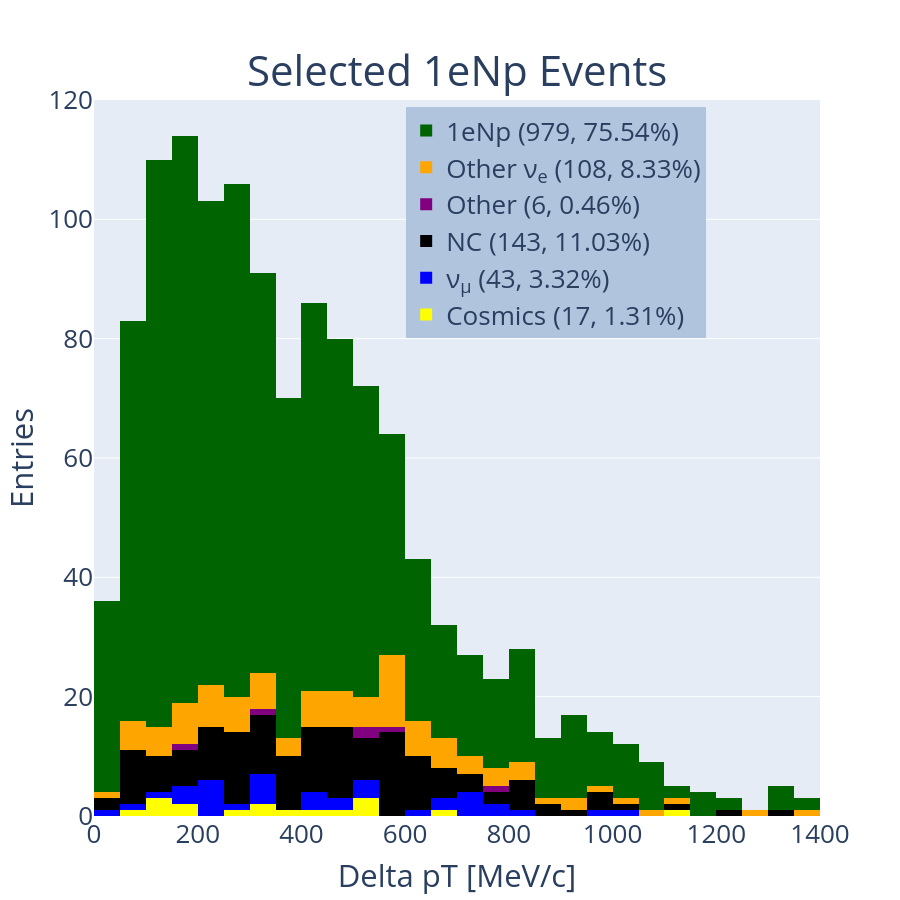
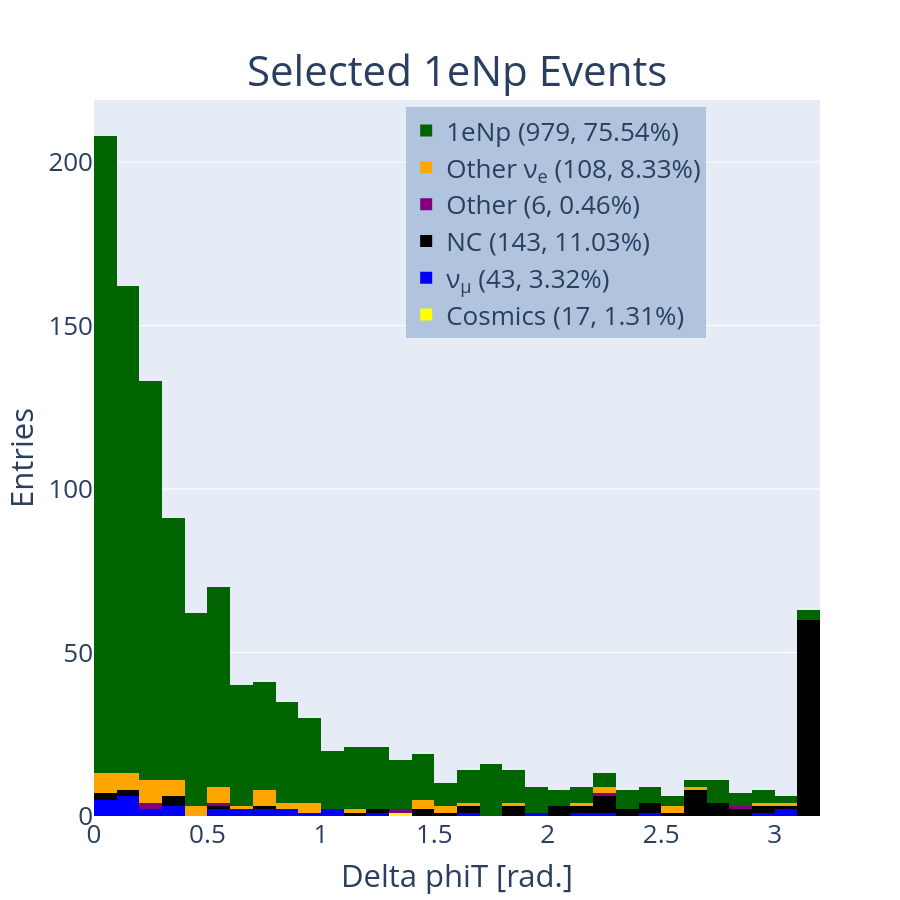
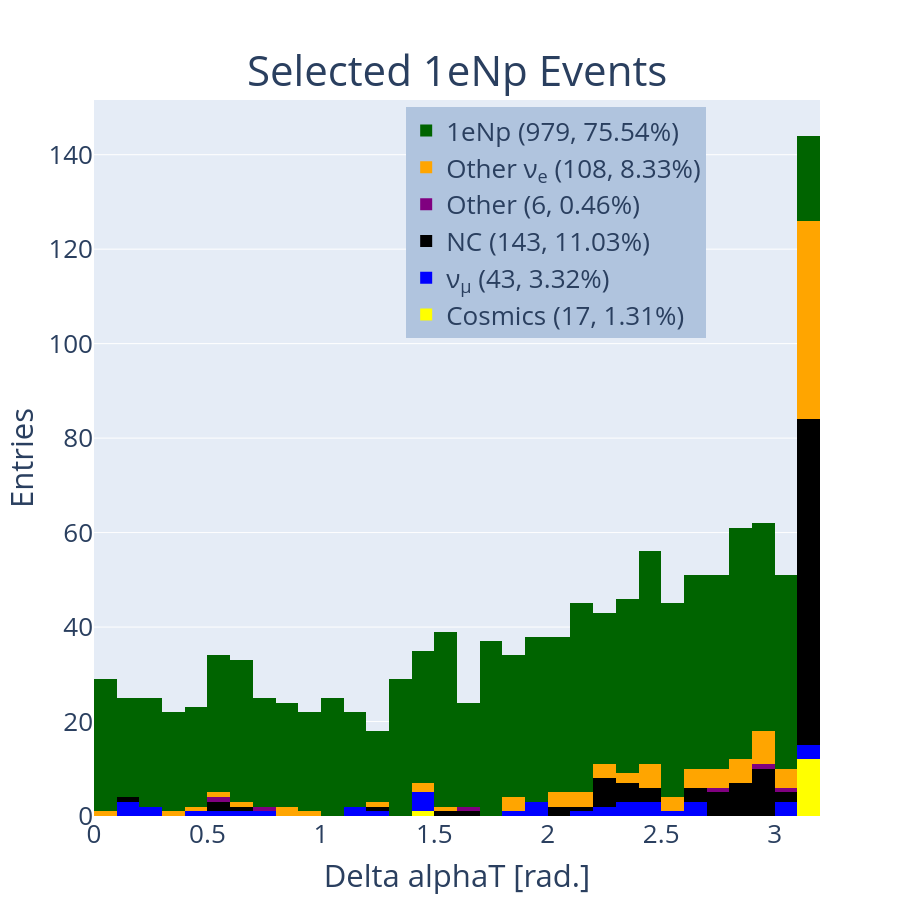
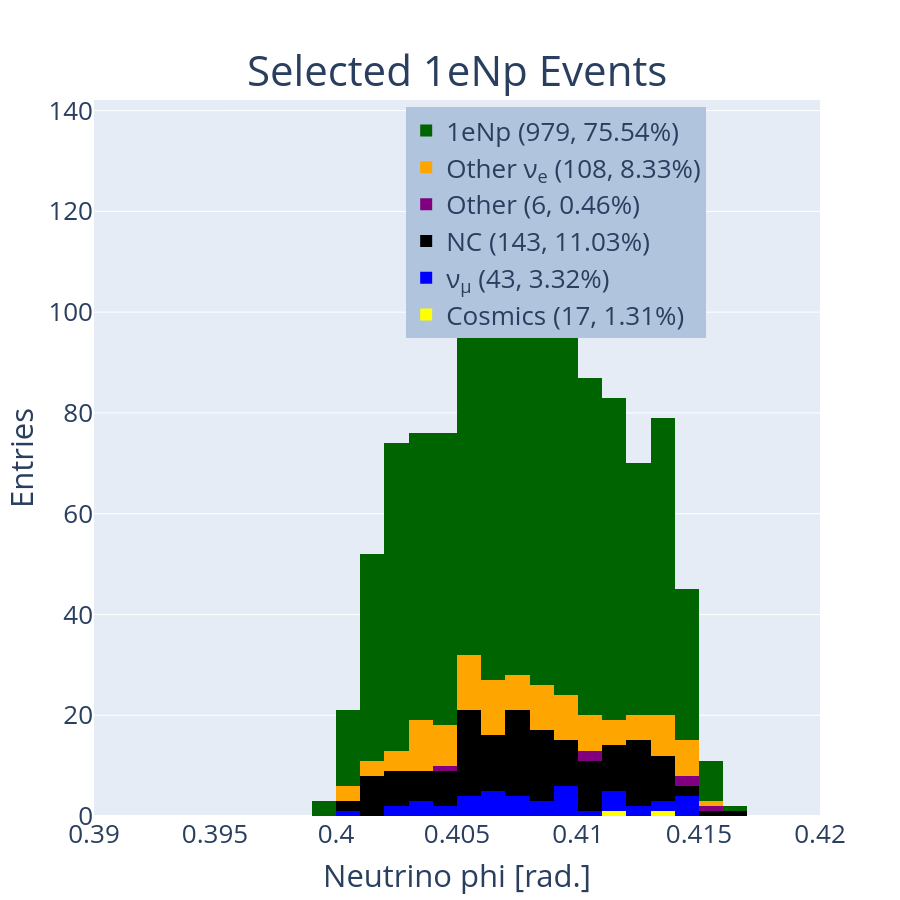

These figures' notebook cell, in order:
### Code cell
#hist_1d('reco_nu_energy',[0,5000],[0,5000,250],'Reco Neutrino Energy [MeV]','Selected 1e1p Events','1e1p')
hist_1d('delta_pt_reco',[0,1400],[0,10000,50],'Delta pT [MeV/c]','Selected 1eNp Events','1eNp')
hist_1d('delta_phiT_true',[0,3.2],[0,5,.1],'Delta phiT [rad.]','Selected 1eNp Events','1eNp')
hist_1d('delta_alphaT_true',[0,3.2],[-10,10,.1],'Delta alphaT [rad.]','Selected 1eNp Events','1eNp')
hist_1d('neutrino_phi_true',[.39,.42],[0,5,.001],'Neutrino phi [rad.]','Selected 1eNp Events','1eNp')
hist_1d('neutrino_theta_reco',[0.1,0.12],[-10,10,.001],'Neutrino theta [rad.]','Selected 1eNp Events','1eNp')
#hist_1d('reco_nu_energy',[0,5000],[0,5000,100],'Reco Neutrino Energy [MeV]','Selected CC \u03BD<sub>e</sub> Inclusive Events','Nue')

### Figure 1 — Plotly figure (JSON) as saved in the notebook; plotly's stock layout.template omitted (floating-point values rounded to 4 significant figures; data arrays with more than 128 entries replaced by an {"elided": "..."} marker saying what was removed)
{"data": [{"marker": {"color": "yellow"}, "name": "Cosmics (17, 1.31%)", "type": "histogram", "x": [671.2, 112.9, 269.1, 541.6, 392.1, 156.8, 539.3, 326.1, 306.4, 127.7, 1104.0, 443.3, 102.1, 529.2, 474.4, 87.55, 173.5], "xaxis": "x", "xbins": {"end": 10000, "size": 50, "start": 0}, "yaxis": "y"}, {"marker": {"color": "blue"}, "name": "ν<sub>μ</sub> (43, 3.32%)", "type": "histogram", "x": [493.4, 2782.0, 406.8, 623.6, 313.2, 325.9, 83.04, 428.4, 156.0, 327.3, 650.9, 341.2, 740.2, 200.9, 712.1, 148.2, 1436.0, 171.7, 992.0, 198.8, 36.02, 231.8, 532.4, 1462.0, 1001.0, 306.6, 244.4, 238.9, 787.8, 235.1, 823.7, 483.6, 694.6, 741.8, 1513.0, 730.4, 2535.0, 540.0, 252.6, 235.2, 432.0, 759.4, 524.3], "xaxis": "x", "xbins": {"end": 10000, "size": 50, "start": 0}, "yaxis": "y"}, {"marker": {"color": "black"}, "name": "NC (143, 11.03%)", "type": "histogram", "x": {"elided": "143 float values"}, "xaxis": "x", "xbins": {"end": 10000, "size": 50, "start": 0}, "yaxis": "y"}, {"marker": {"color": "purple"}, "name": "Other (6, 0.46%)", "type": "histogram", "x": [305.1, 549.2, 750.2, 166.1, 570.8, 520.6], "xaxis": "x", "xbins": {"end": 10000, "size": 50, "start": 0}, "yaxis": "y"}, {"marker": {"color": "orange"}, "name": "Other ν<sub>e</sub> (108, 8.33%)", "type": "histogram", "x": [357.5, 601.2, 573.5, 581.0, 195.1, 620.6, 1265.0, 178.2, 2341.0, 341.8, 160.8, 271.0, 1039.0, 64.48, 379.1, 646.7, 664.5, 288.3, 4099.0, 432.8, 587.9, 576.1, 440.6, 1410.0, 802.7, 180.8, 834.3, 574.9, 656.0, 534.9, 448.6, 4669.0, 1594.0, 1118.0, 580.6, 562.2, 81.14, 623.6, 582.9, 651.7, 1516.0, 1366.0, 266.4, 101.3, 675.2, 296.7, 249.6, 698.3, 491.8, 941.8, 425.8, 789.4, 742.2, 49.52, 871.2, 150.3, 189.3, 463.5, 559.0, 597.3, 568.1, 345.1, 824.3, 306.8, 532.1, 3509.0, 146.1, 2877.0, 246.8, 644.5, 968.3, 238.7, 277.6, 728.9, 204.7, 425.5, 309.8, 138.4, 2226.0, 442.8, 369.7, 493.7, 503.6, 2217.0, 507.8, 527.2, 496.2, 476.8, 779.4, 56.14, 323.6, 1071.0, 248.4, 626.3, 259.0, 62.95, 70.95, 558.3, 228.5, 923.0, 193.6, 118.0, 727.8, 779.9, 459.7, 306.6, 130.2, 209.9], "xaxis": "x", "xbins": {"end": 10000, "size": 50, "start": 0}, "yaxis": "y"}, {"marker": {"color": "darkgreen"}, "name": "1eNp (979, 75.54%)", "type": "histogram", "x": {"elided": "979 float values"}, "xaxis": "x", "xbins": {"end": 10000, "size": 50, "start": 0}, "yaxis": "y"}], "layout": {"annotations": [{"font": {"size": 46}, "showarrow": false, "text": "<span style='font-size: 42px;'>Selected 1eNp Events", "x": 0.5, "xanchor": "center", "xref": "paper", "y": 1, "yanchor": "bottom", "yref": "paper"}], "barmode": "stack", "font": {"size": 26}, "height": 900, "legend": {"bgcolor": "LightSteelBlue", "bordercolor": "Black", "x": 0.43, "xanchor": "left", "y": 0.99, "yanchor": "top"}, "showlegend": true, "width": 900, "xaxis": {"anchor": "y", "domain": [0, 1], "range": [0, 1400], "title": {"text": "Delta pT [MeV/c]"}}, "yaxis": {"anchor": "x", "domain": [0, 1], "title": {"text": "Entries"}}}}

### Figure 2 — Plotly figure (JSON) as saved in the notebook; plotly's stock layout.template omitted (floating-point values rounded to 4 significant figures; data arrays with more than 128 entries replaced by an {"elided": "..."} marker saying what was removed)
{"data": [{"marker": {"color": "yellow"}, "name": "Cosmics (17, 1.31%)", "type": "histogram", "x": [null, null, null, null, null, null, null, null, null, 1.319, null, null, null, null, null, null, null], "xaxis": "x", "xbins": {"end": 5, "size": 0.1, "start": 0}, "yaxis": "y"}, {"marker": {"color": "blue"}, "name": "ν<sub>μ</sub> (43, 3.32%)", "type": "histogram", "x": [0.1935, null, 0.09033, null, 1.976, 1.02, 2.223, 0.04733, 0.7226, 0.2639, 0.182, 0.6084, 0.9075, 2.472, 0.06367, 0.5891, null, 0.3462, null, null, 0.5353, 2.936, 0.3566, null, 0.8084, 0.6031, 0.8913, 1.277, 0.721, 3.043, 0.2196, 0.1068, 0.08224, 0.1247, 1.051, 0.04644, 1.617, 0.318, 0.1083, null, 3.002, 2.164, 0.1329], "xaxis": "x", "xbins": {"end": 5, "size": 0.1, "start": 0}, "yaxis": "y"}, {"marker": {"color": "black"}, "name": "NC (143, 11.03%)", "type": "histogram", "x": {"elided": "143 float values"}, "xaxis": "x", "xbins": {"end": 5, "size": 0.1, "start": 0}, "yaxis": "y"}, {"marker": {"color": "purple"}, "name": "Other (6, 0.46%)", "type": "histogram", "x": [0.2266, 2.849, 1.342, 0.5592, 2.299, 0.2345], "xaxis": "x", "xbins": {"end": 5, "size": 0.1, "start": 0}, "yaxis": "y"}, {"marker": {"color": "orange"}, "name": "Other ν<sub>e</sub> (108, 8.33%)", "type": "histogram", "x": [null, 0.7131, 0.7543, 1.698, null, null, 2.591, 1.48, null, 0.251, 2.507, null, null, null, 0.6461, 0.3592, 0.5125, null, null, 2.21, 0.7463, null, null, 0.44, null, null, null, 0.2558, null, null, 3.014, 0.3697, 1.169, null, 0.3298, null, 0.3367, 0.7004, null, null, null, 0.2823, null, null, 1.54, 0.2277, 1.493, null, null, 0.9365, 0.08539, 0.9684, null, 0.2229, null, null, 0.1371, null, null, 0.1347, 0.03559, 0.5063, null, 0.001344, 0.9057, null, 0.05689, null, 2.601, 1.836, 0.1883, null, 0.4175, null, 0.5204, null, 2.261, 0.13, null, 0.2419, null, 0.1339, null, 0.884, null, null, 0.01905, 0.4113, 0.5702, null, null, 0.3959, null, null, null, null, 0.08285, 2.122, 1.465, 2.904, 0.7445, null, 0.5527, null, 0.8652, 0.2819, 1.588, null], "xaxis": "x", "xbins": {"end": 5, "size": 0.1, "start": 0}, "yaxis": "y"}, {"marker": {"color": "darkgreen"}, "name": "1eNp (979, 75.54%)", "type": "histogram", "x": {"elided": "979 float values"}, "xaxis": "x", "xbins": {"end": 5, "size": 0.1, "start": 0}, "yaxis": "y"}], "layout": {"annotations": [{"font": {"size": 46}, "showarrow": false, "text": "<span style='font-size: 42px;'>Selected 1eNp Events", "x": 0.5, "xanchor": "center", "xref": "paper", "y": 1, "yanchor": "bottom", "yref": "paper"}], "barmode": "stack", "font": {"size": 26}, "height": 900, "legend": {"bgcolor": "LightSteelBlue", "bordercolor": "Black", "x": 0.43, "xanchor": "left", "y": 0.99, "yanchor": "top"}, "showlegend": true, "width": 900, "xaxis": {"anchor": "y", "domain": [0, 1], "range": [0, 3.2], "title": {"text": "Delta phiT [rad.]"}}, "yaxis": {"anchor": "x", "domain": [0, 1], "title": {"text": "Entries"}}}}

### Figure 3 — Plotly figure (JSON) as saved in the notebook; plotly's stock layout.template omitted (floating-point values rounded to 4 significant figures; data arrays with more than 128 entries replaced by an {"elided": "..."} marker saying what was removed)
{"data": [{"marker": {"color": "yellow"}, "name": "Cosmics (17, 1.31%)", "type": "histogram", "x": [null, 3.142, 3.142, null, 3.142, 3.142, 3.142, 3.142, 3.142, 1.426, 3.142, 3.142, 3.142, 3.142, null, 3.142, null], "xaxis": "x", "xbins": {"end": 10, "size": 0.1, "start": -10}, "yaxis": "y"}, {"marker": {"color": "blue"}, "name": "ν<sub>μ</sub> (43, 3.32%)", "type": "histogram", "x": [0.6583, null, 0.2726, null, 2.325, 1.156, 2.275, 0.2974, 2.444, 1.476, 1.247, 2.147, 1.407, 2.544, 0.5893, 1.806, null, 2.603, null, 3.142, 1.997, 3.02, 0.4834, 3.142, 2.396, 2.673, 1.12, 1.443, 1.47, 3.057, 2.49, 0.1478, 0.1167, 1.962, 2.479, 1.95, 2.311, 0.7978, 0.1318, 3.142, 3.045, 2.24, 2.629], "xaxis": "x", "xbins": {"end": 10, "size": 0.1, "start": -10}, "yaxis": "y"}, {"marker": {"color": "black"}, "name": "NC (143, 11.03%)", "type": "histogram", "x": {"elided": "143 float values"}, "xaxis": "x", "xbins": {"end": 10, "size": 0.1, "start": -10}, "yaxis": "y"}, {"marker": {"color": "purple"}, "name": "Other (6, 0.46%)", "type": "histogram", "x": [0.5716, 2.912, 1.643, 0.7165, 2.755, 3.021], "xaxis": "x", "xbins": {"end": 10, "size": 0.1, "start": -10}, "yaxis": "y"}, {"marker": {"color": "orange"}, "name": "Other ν<sub>e</sub> (108, 8.33%)", "type": "histogram", "x": [3.142, 1.874, 2.155, 2.632, 3.142, null, 2.907, 2.18, 3.142, 1.426, 2.906, 3.142, 3.142, 3.142, 2.017, 0.8681, 3.008, null, 3.142, 2.535, 2.422, 3.142, 3.142, 2.504, 3.142, 3.142, 3.142, 0.5337, 3.142, 3.142, 3.058, 2.832, 2.852, 3.142, 2.442, null, 2.972, 2.415, 3.142, 3.142, 3.142, 1.502, 3.142, null, 2.977, 0.9966, 2.351, 3.142, 3.142, 1.849, 1.252, 2.913, 3.142, 0.374, 3.142, 3.142, 2.742, 3.142, 3.142, 2.874, 0.8863, 2.897, null, 0.004177, 2.042, 3.142, 2.726, 3.142, 2.716, 2.337, 1.437, 3.142, 2.672, 3.142, 1.869, 3.142, 2.953, 2.024, 3.142, 0.6656, 3.142, 0.4559, 3.142, 2.646, 3.142, 3.142, 3.091, 2.23, 2.243, 3.142, 3.142, 2.971, 3.142, 3.142, null, 3.142, 2.582, 2.489, 2.464, 3.014, 2.175, 3.142, 2.821, null, 2.603, 2.721, 2.207, null], "xaxis": "x", "xbins": {"end": 10, "size": 0.1, "start": -10}, "yaxis": "y"}, {"marker": {"color": "darkgreen"}, "name": "1eNp (979, 75.54%)", "type": "histogram", "x": {"elided": "979 float values"}, "xaxis": "x", "xbins": {"end": 10, "size": 0.1, "start": -10}, "yaxis": "y"}], "layout": {"annotations": [{"font": {"size": 46}, "showarrow": false, "text": "<span style='font-size: 42px;'>Selected 1eNp Events", "x": 0.5, "xanchor": "center", "xref": "paper", "y": 1, "yanchor": "bottom", "yref": "paper"}], "barmode": "stack", "font": {"size": 26}, "height": 900, "legend": {"bgcolor": "LightSteelBlue", "bordercolor": "Black", "x": 0.43, "xanchor": "left", "y": 0.99, "yanchor": "top"}, "showlegend": true, "width": 900, "xaxis": {"anchor": "y", "domain": [0, 1], "range": [0, 3.2], "title": {"text": "Delta alphaT [rad.]"}}, "yaxis": {"anchor": "x", "domain": [0, 1], "title": {"text": "Entries"}}}}

### Figure 4 — Plotly figure (JSON) as saved in the notebook; plotly's stock layout.template omitted (floating-point values rounded to 4 significant figures; data arrays with more than 128 entries replaced by an {"elided": "..."} marker saying what was removed)
{"data": [{"marker": {"color": "yellow"}, "name": "Cosmics (17, 1.31%)", "type": "histogram", "x": [2.186, 2.186, 2.186, 2.186, 2.186, 2.186, 2.186, 2.186, 2.186, 0.411, 2.186, 2.186, 2.186, 2.186, 2.186, 2.186, 0.4133], "xaxis": "x", "xbins": {"end": 5, "size": 0.001, "start": 0}, "yaxis": "y"}, {"marker": {"color": "blue"}, "name": "ν<sub>μ</sub> (43, 3.32%)", "type": "histogram", "x": [0.4096, 0.4126, 0.4039, 0.404, 0.4119, 0.413, 0.4093, 0.4049, 0.4148, 0.4142, 0.4136, 0.4085, 0.4097, 0.4071, 0.4072, 0.4139, 0.4024, 0.4069, 0.4052, 0.4096, 0.4116, 0.4088, 0.409, 0.4036, 0.4078, 0.4037, 0.4054, 0.4116, 0.4096, 0.4064, 0.4053, 0.4147, 0.4103, 0.4111, 0.4068, 0.4086, 0.4064, 0.4069, 0.4008, 0.4142, 0.4027, 0.4074, 0.4054], "xaxis": "x", "xbins": {"end": 5, "size": 0.001, "start": 0}, "yaxis": "y"}, {"marker": {"color": "black"}, "name": "NC (143, 11.03%)", "type": "histogram", "x": {"elided": "143 float values"}, "xaxis": "x", "xbins": {"end": 5, "size": 0.001, "start": 0}, "yaxis": "y"}, {"marker": {"color": "purple"}, "name": "Other (6, 0.46%)", "type": "histogram", "x": [0.4044, 0.416, 0.4106, 0.4143, 0.4102, 0.4149], "xaxis": "x", "xbins": {"end": 5, "size": 0.001, "start": 0}, "yaxis": "y"}, {"marker": {"color": "orange"}, "name": "Other ν<sub>e</sub> (108, 8.33%)", "type": "histogram", "x": [0.4065, 0.4134, 0.4032, 0.4096, 0.4025, 0.407, 0.4087, 0.4046, 0.4114, 0.4056, 0.4145, 0.4106, 0.4094, 0.4079, 0.4021, 0.4034, 0.4047, 0.4075, 0.4087, 0.4096, 0.4085, 0.4127, 0.412, 0.4056, 0.4011, 0.4064, 0.4064, 0.4048, 0.4094, 0.4087, 0.4002, 0.405, 0.4, 0.4071, 0.4077, 0.4102, 0.4075, 0.4092, 0.4119, 0.4031, 0.4023, 0.4011, 0.4058, 0.4149, 0.4045, 0.4063, 0.4124, 0.4136, 0.4042, 0.4124, 0.404, 0.4081, 0.4097, 0.4132, 0.4095, 0.4154, 0.4083, 0.4069, 0.4114, 0.4138, 0.4041, 0.4141, 0.4102, 0.4059, 0.4082, 0.4078, 0.406, 0.4099, 0.4053, 0.4052, 0.4057, 0.4102, 0.4115, 0.4143, 0.4033, 0.4149, 0.4065, 0.4063, 0.4048, 0.4091, 0.4059, 0.4104, 0.414, 0.4129, 0.4029, 0.407, 0.4033, 0.4133, 0.409, 0.4038, 0.4067, 0.4006, 0.4036, 0.4138, 0.4039, 0.405, 0.4108, 0.4046, 0.4114, 0.4067, 0.4018, 0.4058, 0.413, 0.415, 0.4135, 0.4084, 0.4108, 0.403], "xaxis": "x", "xbins": {"end": 5, "size": 0.001, "start": 0}, "yaxis": "y"}, {"marker": {"color": "darkgreen"}, "name": "1eNp (979, 75.54%)", "type": "histogram", "x": {"elided": "979 float values"}, "xaxis": "x", "xbins": {"end": 5, "size": 0.001, "start": 0}, "yaxis": "y"}], "layout": {"annotations": [{"font": {"size": 46}, "showarrow": false, "text": "<span style='font-size: 42px;'>Selected 1eNp Events", "x": 0.5, "xanchor": "center", "xref": "paper", "y": 1, "yanchor": "bottom", "yref": "paper"}], "barmode": "stack", "font": {"size": 26}, "height": 900, "legend": {"bgcolor": "LightSteelBlue", "bordercolor": "Black", "x": 0.43, "xanchor": "left", "y": 0.99, "yanchor": "top"}, "showlegend": true, "width": 900, "xaxis": {"anchor": "y", "domain": [0, 1], "range": [0.39, 0.42], "title": {"text": "Neutrino phi [rad.]"}}, "yaxis": {"anchor": "x", "domain": [0, 1], "title": {"text": "Entries"}}}}
